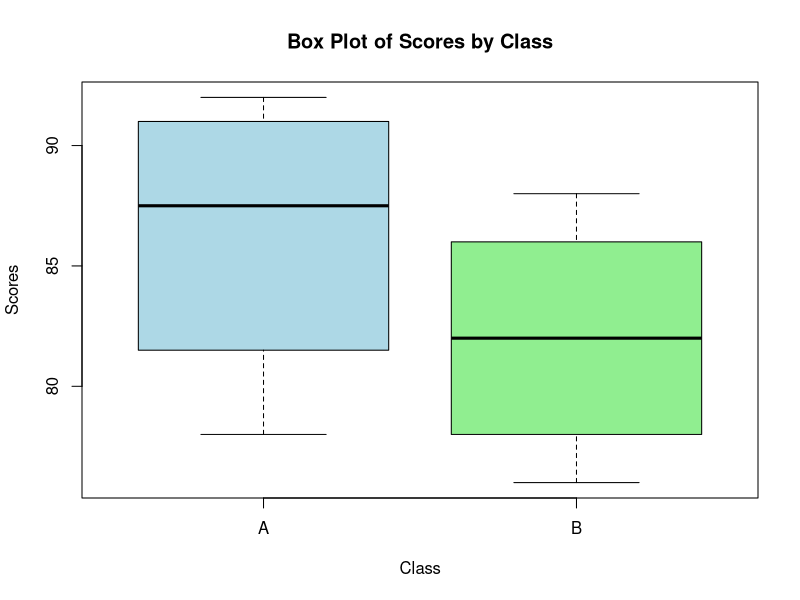

The R script that drew this image:
# Data
class <- c("A", "A", "A", "A", "B", "B", "B", "B")
scores <- c(85, 90, 78, 92, 88, 76, 80, 84)

# Box plot
boxplot(scores ~ class, 
        main="Box Plot of Scores by Class",
        xlab="Class", 
        ylab="Scores",
        col=c("lightblue", "lightgreen"))
